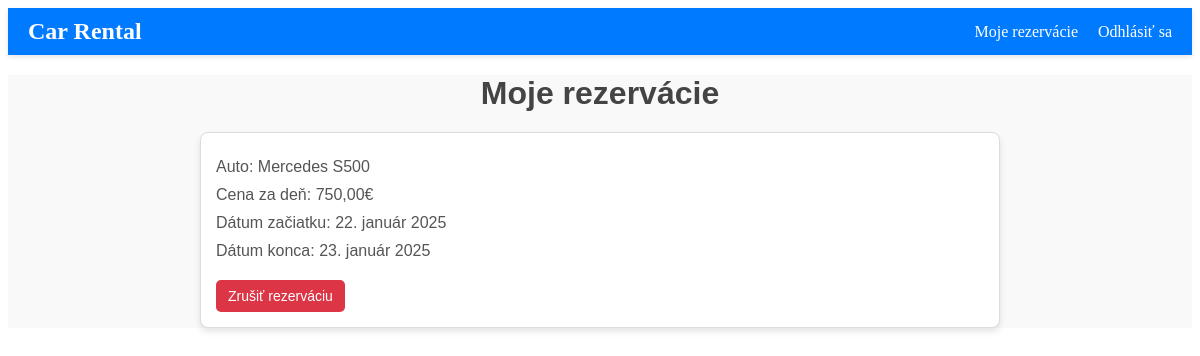
The app's page /my_reservations/ (signed in) with its own data.
### polls/models.py (models this page shows, shortened)
class Rental(models.Model):
    user = models.ForeignKey(User, on_delete=models.CASCADE)
    car = models.ForeignKey(Car, on_delete=models.CASCADE)
    start_date = models.DateField()
    end_date = models.DateField()

class Car(models.Model):
    id = models.AutoField(primary_key=True)
    name = models.CharField(max_length=100)
    brand = models.CharField(max_length=50)
    available = models.BooleanField(default=True)
    description = models.TextField(blank=True, null=True)
    price_per_day = models.DecimalField(max_digits=8, decimal_places=2, default=0.00)
    image_url = models.URLField(blank=True, null=True)

### polls/views.py (the view)
# urls.py: path('my_reservations/', views.user_reservations, name='user_reservations'),
@login_required
def user_reservations(request):
    user_rentals = Rental.objects.filter(user=request.user).order_by("-start_date")
    return render(request, "rentals/user_reservations.html", {
        "user_rentals": user_rentals})

### polls/templates/rentals/user_reservations.html (shortened to what this page needs)
{% load static %}
<link rel="stylesheet" href="{% static 'polls/style_reservation.css' %}?v2">
  <nav class="navbar">
      <div class="navbar-container">
          <a href="{% url 'rentals:index' %}" class="navbar-brand">Car Rental</a>
          <ul class="navbar-links">
              {% if user.is_authenticated %}
                  <li class="navbar-links-item">
                      <a href="{% url 'rentals:user_reservations' %}" class="navbar-links-link">Moje rezervácie</a>
                  </li>
                  <li class="navbar-links-item">
                      <a href="{% url 'rentals:logout' %}" class="navbar-links-link">Odhlásiť sa</a>
                  </li>
              {% endif %}
          </ul>
      </div>
  </nav>
  <div class="body-wrapper">
      <h1 class="header-title">Moje rezervácie</h1>
      <ul class="reservations-list">
          {% for rental in user_rentals %}
              <li class="reservation-item">
                  <p class="reservation-text">Auto: {{ rental.car.name }}</p>
                  <p class="reservation-text">Cena za deň: {{ rental.car.price_per_day }}€</p>
                  <p class="reservation-text">Dátum začiatku: {{ rental.start_date }}</p>
                  <p class="reservation-text">Dátum konca: {{ rental.end_date }}</p>
                  <a href="{% url 'rentals:cancel_reservation' rental.id %}" class="cancel-reservation-link">Zrušiť rezerváciu</a>
              </li>
          {% empty %}
              <p class="empty-reservations-message">Nemáte žiadne aktívne rezervácie.</p>
          {% endfor %}
      </ul>
  </div>

### polls/static/polls/style_reservation.css (style rules this page uses)
.navbar { background-color: #007bff; padding: 10px 20px; position: sticky; top: 0; z-index: 1000; box-shadow: 0 2px 5px rgba(0, 0, 0, 0.1); }
.navbar-container { display: flex; justify-content: space-between; align-items: center; max-width: 1400px; margin: 0 auto; }
.navbar-brand { font-size: 24px; font-weight: bold; color: white; text-decoration: none; }
.navbar-links { list-style: none; display: flex; gap: 20px; margin: 0; padding: 0; }
.navbar-links-item { display: inline-block; }
.navbar-links-link { text-decoration: none; color: white; font-size: 16px; transition: color 0.3s ease; }
.body-wrapper { font-family: 'Arial', sans-serif; margin: 0; padding: 0; background-color: #f9f9f9; color: #333; }
.header-title { text-align: center; font-size: 2rem; margin: 20px 0; color: #444; }
.reservations-list { list-style: none; padding: 0; max-width: 800px; margin: 20px auto; }
.reservation-item { background-color: #fff; border: 1px solid #ddd; border-radius: 8px; padding: 15px; margin-bottom: 15px; box-shadow: 0 4px 6px rgba(0, 0, 0, 0.1); transition: transform 0.2s, box-shadow 0.2s; }
.reservation-text { margin: 10px 0; font-size: 1rem; color: #555; }
.cancel-reservation-link { display: inline-block; margin-top: 10px; text-decoration: none; color: #fff; background-color: #dc3545; padding: 8px 12px; border-radius: 5px; font-size: 14px; transition: background-color 0.2s ease; }

### records on screen
Rental: car.name "Mercedes S500", car.price_per_day "750,00", start_date "22. január 2025", end_date "23. január 2025"
